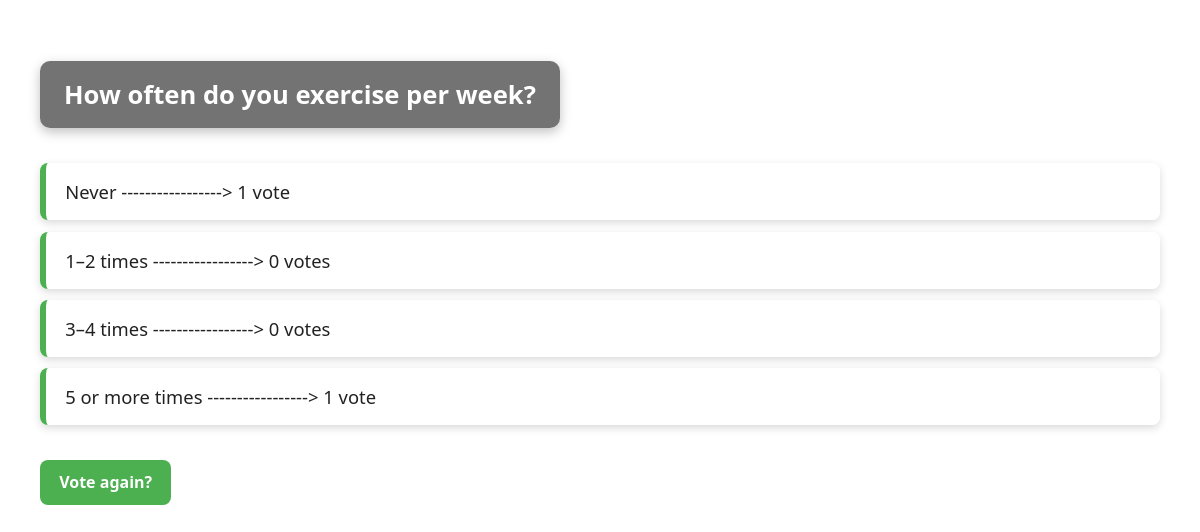
Screenshot of /polls/5/results/ with the database file from the repository.
### polls/models.py (models this page shows, shortened)
class Question(models.Model):
    question_text = models.CharField(max_length=200)
    pub_date = models.DateTimeField("date published")

class Choice(models.Model):
    question = models.ForeignKey(Question, on_delete=models.CASCADE)
    choice_text = models.CharField(max_length=200)
    votes = models.IntegerField(default=0)

### polls/views.py (the view)
# urls.py: path("<int:pk>/results/", views.ResultsView.as_view(), name="results"),
class ResultsView(generic.DetailView):
    model = Question
    template_name = "polls/results.html"

### polls/templates/polls/results.html (shortened to what this page needs)
{% load static %}
<!doctype html>
<html lang="en-US">
    <head>
        <link rel="stylesheet" href="{% static 'polls/style_results.css' %}" />
    </head>
    <body>
        <h2>{{ question.question_text }}</h2>
        <ul>
            {% for choice in question.choice_set.all %}
            <li>
                {{ choice.choice_text }} -----------------> {{ choice.votes }}
                vote{{ choice.votes|pluralize }}
            </li>
            {% endfor %}
        </ul>
        <a href="{% url 'polls:detail' question.id %}">Vote again?</a>
    </body>
</html>

### polls/static/polls/style_results.css (style rules this page uses)
body { background: white url("images/background_2.png") no-repeat center top; background-size: cover; font-family: "Segoe UI", sans-serif; padding: 2rem; color: #222; }
h2 { background: rgba(0, 0, 0, 0.55); color: #fff; padding: 1rem 1.5rem; border-radius: 10px; display: inline-block; font-size: 1.6rem; margin-bottom: 1.5rem; box-shadow: 0 4px 12px rgba(0, 0, 0, 0.25); }
ul { list-style: none; padding: 0; margin: 0; }
li { background: rgba(255, 255, 255, 0.85); padding: 1rem 1.2rem; margin: 0.7rem 0; border-left: 6px solid #4caf50; border-radius: 8px; font-size: 1.15rem; font-weight: 500; display: flex; justify-content: space-between; align-items: center; box-shadow: 0 3px 8px rgba(0, 0, 0, 0.15); transition: transform 0.2s ease, box-shadow 0.2s ease; }
a { display: inline-block; margin-top: 1.5rem; background: #4caf50; color: white; padding: 0.7rem 1.2rem; border-radius: 8px; text-decoration: none; font-weight: 600; transition: background 0.2s ease, transform 0.2s ease; }

### rows the page displays
Question: question_text "How often do you exercise per week?"
Choice: choice_text "Never", votes "1"
Choice: choice_text "1–2 times", votes "0"
Choice: choice_text "3–4 times", votes "0"
Choice: choice_text "5 or more times", votes "1"
